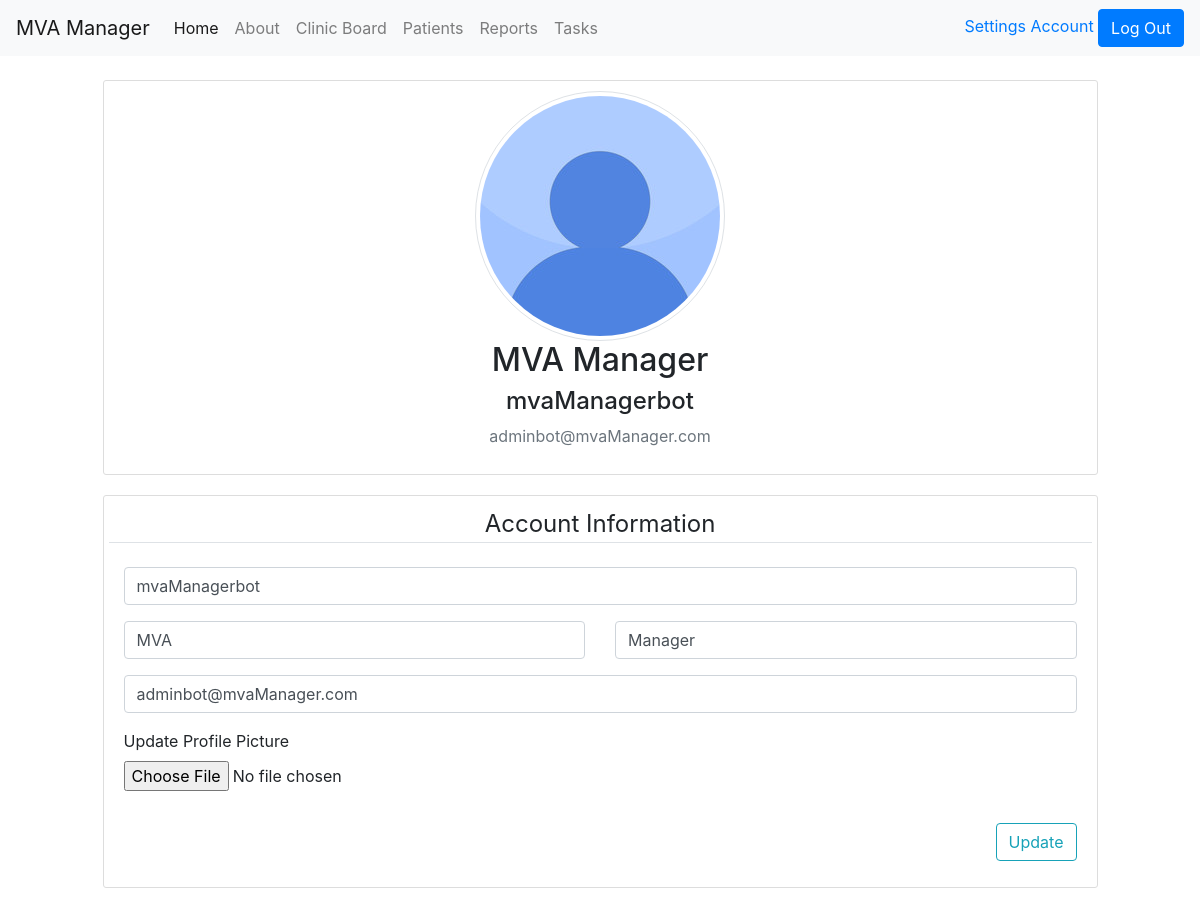
Page /account (signed in) on the committed database.
### mvaManager/models.py (models this page shows, shortened)
class User(db.Model, UserMixin):
  id = db.Column(db.Integer, primary_key=True)
  username = db.Column(db.String(20), unique=True, nullable=False)
  firstname = db.Column(db.String(20), nullable=False)
  lastname = db.Column(db.String(20), nullable=False)
  email = db.Column(db.String(120), unique=True, nullable=False)
  image_file = db.Column(db.String(20), nullable=False, default='default.jpg')
  password = db.Column(db.String(60), nullable=False)
  posts = db.relationship('Post', backref='author', lazy=True)

### mvaManager/users/routes.py (the view)
@users.route('/account', methods=['GET', 'POST'])
@login_required
def account():
  form = updateAccountForm()
  if form.validate_on_submit():
    if form.picture.data:
      picture_file = save_picture(form.picture.data)
      current_user.image_file = picture_file
    current_user.username = form.username.data
    current_user.firstname = form.firstname.data
    current_user.lastname = form.lastname.data
    current_user.email = form.email.data
    db.session.commit()
    flash('Your account has been updated.', 'success')
    return redirect( url_for('users.account') )
  elif request.method == 'GET':
    form.username.data = current_user.username
    form.firstname.data = current_user.firstname
    form.lastname.data = current_user.lastname
    form.email.data = current_user.email
  image_file = url_for('static', filename='profile_pictures/' + current_user.image_file)
  return render_template('account.html', title='Account', image_file = image_file, form=form)

### mvaManager/users/forms.py (shortened to what this page needs)
class updateAccountForm(FlaskForm):
  username = StringField('Username', validators=[DataRequired(), Length(min=8, max=16)], render_kw ={"placeholder":" Username"})
  picture = FileField('Update Profile Picture', validators=[FileAllowed(['jpg', 'png'])])
  firstname = StringField('First Name', validators=[DataRequired()], render_kw={"placeholder": " First Name"})
  lastname = StringField('Last Name', validators=[DataRequired()], render_kw={"placeholder": " Last Name"})
  email = StringField('Email', validators=[DataRequired(), Email()], render_kw={"placeholder": " Email"})
  submit = SubmitField('Update')

### mvaManager/models.py (called while the page is built)
@login_manager.user_loader
def load_user(user_id):
  return User.query.get(int(user_id))

### mvaManager/templates/account.html (shortened to what this page needs)
{% extends "layout.html" %}
  {% block content %}
  <br>
    <div class="content-section">
      <div class="media">
        <img class="rounded-circle img-thumbnail account-img mx-auto" src="{{ image_file }}">
      </div>
          <h2 class="account-heading text-center"> {{ current_user.firstname}} {{ current_user.lastname}}</h2>
          <h4 class="account-heading text-center"> {{ current_user.username }}</h2>
          <p class="text-secondary text-center"> {{ current_user.email }} </p>
    </div>
    <div class="content-section">
    <form method="POST" action="" enctype="multipart/form-data">
        <fieldset class="form-group">
          <div class="row">
            <legend class="border-bottom mb-4" style="text-align:center"> Account Information </legend>
          </div>
          <div class= "row">
            <div class="col-md-12">
              <div class="form-group">
               {% if form.username.errors %}
                {{ form.username(class="form-control is-invalid") }}
                <div class="invalid-feedback">
                  {% for error in form.username.errors %}
                    <span>{{ error }}</span>
                  {% endfor %}
                </div>
                {% else %}
                {{ form.username(class="form-control") }}
               {% endif %}
              </div>
            </div>
          </div>
          <div class= "row">
            <div class="col-md-6">
              <div class="form-group">
                {{ form.firstname(class="form-control") }}
              </div>
            </div>
            <div class="col-md-6">
              <div class="form-group">
                {{ form.lastname(class="form-control") }}
              </div>
            </div>
          </div>
          <div class="row">
            <div class="col-md-12">
              <div class="form-group">
               {% if form.email.errors %}
                {{ form.email(class="form-control is-invalid") }}
                <div class="invalid-feedback">
                  {% for error in form.email.errors %}
                    <span>{{ error }}</span>
                  {% endfor %}
                </div>
                {% else %}
                  {{ form.email(class="form-control") }}
                {% endif %}
              </div>
            </div>
          </div>
          <div class="form-group">
            {{ form.picture.label() }}
            {{ form.picture(class="form-control-file")}}
          </div>
        </fieldset>
        <div class="text-right">
          <div class="form-group">
            {{ form.submit(class="btn btn-outline-info") }}
          </div>
        </div>
      </form>
    </div>
    </div>
  {% endblock content %}

### mvaManager/static/main.css (style rules this page uses)
.content-section { background: #ffffff; padding: 10px 20px; border: 1px solid #dddddd; border-radius: 3px; margin-bottom: 20px; }

### rows in the picture
User: firstname "MVA", lastname "Manager", username "mvaManagerbot", email "adminbot@mvaManager.com"
